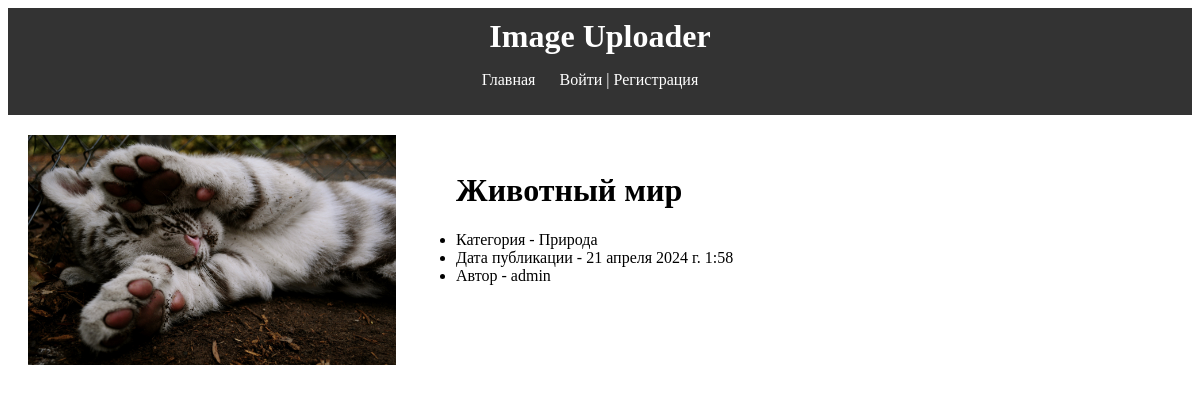
Page /image/32/ on the earlier database version.
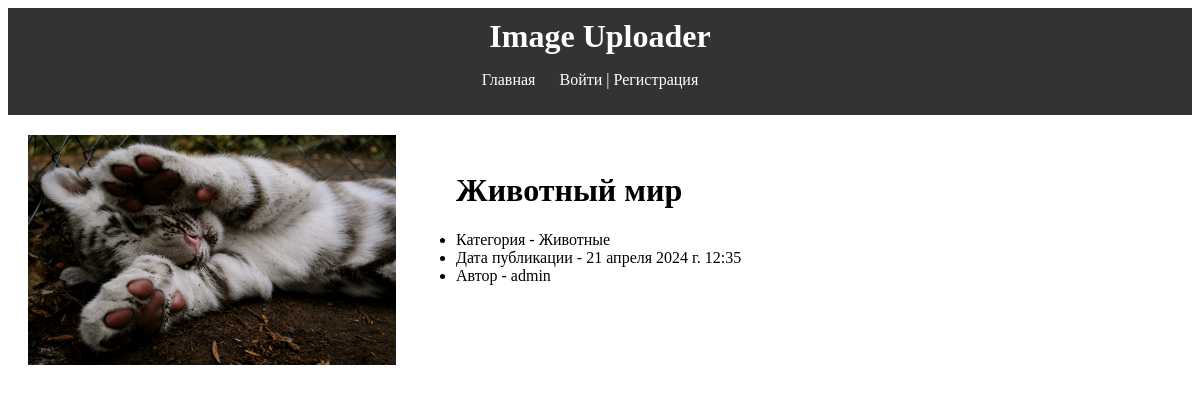
Same page on the later database version.
### app/models.py (models this page shows, shortened)
class Image(models.Model):
    file = models.ImageField(upload_to='static/images/', verbose_name='Файл')
    description = models.TextField(verbose_name='Описание')
    category = models.ForeignKey(Category, on_delete=models.CASCADE, verbose_name='Категория')
    user = models.ForeignKey(User, on_delete=models.CASCADE, verbose_name='Пользователь')
    is_deleted = models.BooleanField(default=False)
    uploaded_at = models.DateTimeField(auto_now_add=True, verbose_name='Дата создания')
    updated_at = models.DateTimeField(auto_now=True, verbose_name='Дата обновления')
    deleted_at = models.DateTimeField(null=True, blank=True, verbose_name='Дата удаления')
    class Meta:
        verbose_name = "Изображение"
        verbose_name_plural = "Изображения"

class Category(models.Model):
    name = models.CharField(max_length=100, verbose_name='Название')
    created_at = models.DateTimeField(auto_now_add=True, verbose_name='Дата создания')
    def __str__(self):
        return self.name
    class Meta:
        verbose_name = "Категория"
        verbose_name_plural = "Категории"

### app/views.py (the view)
# urls.py: path('image/<int:image_id>/', image_detail, name='image_detail'),
def image_detail(request, image_id):
    image = get_object_or_404(Image, pk=image_id, is_deleted=False)
    return render(request, 'image_detail.html', {'image': image})

### app/templates/image_detail.html
{% extends 'base.html' %}
{% load static %}
{% block content %}
   <div class="image-container">
                <img src="{{ image.file.url }}">
       <ul>
       <h1> {{image.description}} </h1>
           <li>Категория - {{image.category}}</li>
               <li> Дата публикации - {{image.updated_at}}</li>
              <li>  Автор - {{image.user}}</li>
       </ul>
    </div>
{% endblock %}

### app/templates/base.html (shortened to what this page needs)
{% load static %}
<!DOCTYPE html>
<html lang="en">
<head>
    <link rel="stylesheet" href="{% static 'css/styles2.css' %}">
</head>
<body>
    <header>
        <h1 >Image Uploader</h1>
        <nav>
            <ul>
                <li><a href="/">Главная</a></li>
                {% if user.is_authenticated %}
                    <li><a href="{% url 'myimages' %}">Мои фото</a></li>
                    <li><a href="{% url 'add_image' %}">Добавить фото</a></li>
                    <li><a href="{% url 'userinfo' %}">Личный кабинет</a></li>
                    <li>
                        <form method="post" action="{% url 'logout' %}">
                            {% csrf_token %}
                            <button type="submit">Выйти</button>
                        </form>
                    </li>
                {% else %}
                    <li><a href="{% url 'login' %}">Войти</a> | <a href="{% url 'register' %}">Регистрация</a></li>
                {% endif %}
            </ul>
        </nav>
    </header>
    <main>
        {% block content %}{% endblock %}
    </main>
</body>
</html>

### static/css/styles2.css (style rules this page uses)
header { background-color: #333; color: #fff; padding: 10px 0; text-align: center; }
header h1 { margin: 0; }
nav ul { list-style-type: none; padding: 0; }
nav ul li { display: inline; margin-right: 20px; }
nav ul li a { color: #fff; text-decoration: none; }
main { margin: 20px; }
.image-container { display: grid; grid-template-columns: repeat(auto-fill, minmax(300px, 1fr)); gap: 20px; }
.image-container img { width: 100%; height: auto; }

Differences in the rows shown:
changed Image "Животный мир": category "Природа" → "Животные"; updated_at "21 апреля 2024 г. 1:58" → "21 апреля 2024 г. 12:35"
